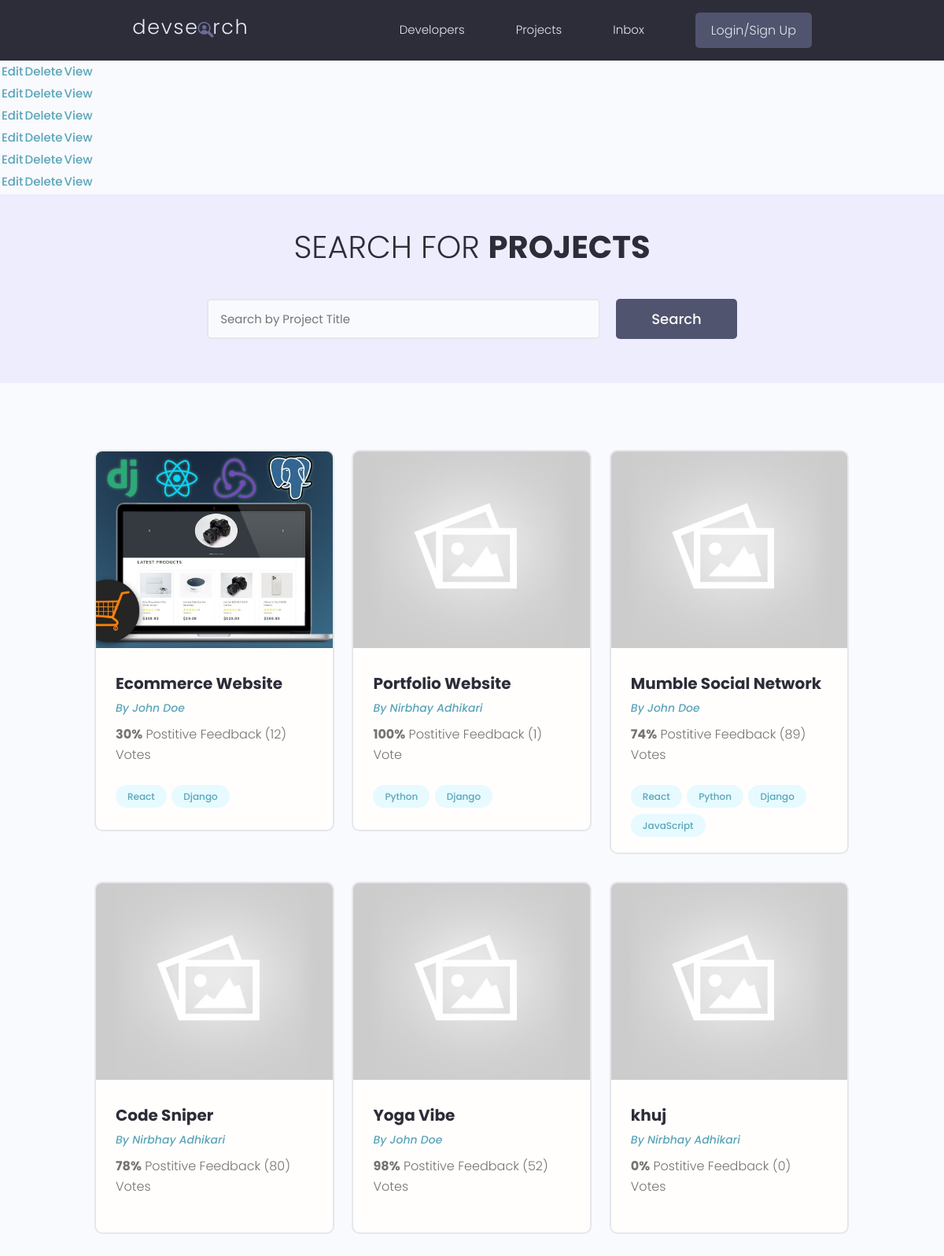
/projects/, run on the app's committed database.
### projects/models.py (models this page shows, shortened)
class Project(models.Model):
    owner= models.ForeignKey(Profile, null=True, blank=True, on_delete=models.SET_NULL )
    title= models.CharField(max_length=200)
    description= models.TextField(null=True, blank=True)
    featured_image= models.ImageField(null=True, blank=True, default='default.jpg')
    demo_link= models.CharField(max_length=2000, null=True, blank=True)
    source_link= models.CharField(max_length=2000, null=True, blank=True)
    tags=models.ManyToManyField('Tag', blank=True)
    vote_total= models.IntegerField(default=0, null=True, blank=True)
    vote_ratio=models.IntegerField(default=0, null=True, blank=True)
    created= models.DateTimeField(auto_now_add=True)
    id= models.UUIDField(default=uuid.uuid4, unique=True, primary_key=True, editable=False)

class Tag(models.Model):
    name= models.CharField(max_length=200)
    created= models.DateTimeField(auto_now_add=True)
    id= models.UUIDField(default=uuid.uuid4, unique=True,
                        primary_key=True, editable=False)
    def __str__(self):
        return self.name

### users/models.py (models this page shows, shortened)
class Profile(models.Model):
    user= models.OneToOneField(User, on_delete=models.CASCADE, null=True, blank=True)
    name= models.CharField(max_length=200, blank=True, null=True)
    email= models.EmailField(max_length=500, blank=True, null=True)
    username= models.CharField(max_length=200, blank=True, null=True)
    location= models.CharField(max_length=200, blank=True, null=True)
    short_intro=models.CharField(max_length=200, blank=True, null=True)
    bio=models.TextField(blank=True, null=True)
    profile_image=models.ImageField(null=True, blank=True, upload_to= 'profiles/', default='profiles/user-default.png')
    social_github= models.CharField(max_length=200, blank=True, null=True)
    social_twitter= models.CharField(max_length=200, blank=True, null=True)
    social_linkedin= models.CharField(max_length=200, blank=True, null=True)
    social_youtube= models.CharField(max_length=200, blank=True, null=True)
    social_website= models.CharField(max_length=200, blank=True, null=True)
    created= models.DateTimeField(auto_now_add=True)
    id= models.UUIDField(default=uuid.uuid4, unique=True, primary_key=True, editable=False)

### projects/views.py (the view)
# urls.py: path('projects/', include('projects.urls')),
def projects(request):
    projects= Project.objects.all()
    context={'projects':projects}
    return render(request, 'projects/projects.html',context)

### projects/templates/projects/projects.html (shortened to what this page needs)
{% extends 'main.html' %}
{% block content %}
<table>
    {% for project in projects %}
    <tr>
        <td><a href="{% url 'update-project' project.id %}">Edit</a></td>
        <td><a href="{% url 'delete-project' project.id%}">Delete</a></td>
        <td><a href="{% url 'project' project.id %}">View</a></td>
    </tr>
    {% endfor %}
</table>
<main class="projects">
    <section class="hero-section text-center">
        <div class="container container--narrow">
            <div class="hero-section__box">
                <h2>Search for <span>Projects</span></h2>
            </div>
            <div class="hero-section__search">
                <form class="form" action="#" method="get">
                    <div class="form__field">
                        <input class="input input--text" id="formInput#search" type="text" name="text"
                            placeholder="Search by Project Title" />
                    </div>
                    <input class="btn btn--sub btn--lg" type="submit" value="Search" />
                </form>
            </div>
        </div>
    </section>
    <section class="projectsList">
        <div class="container">
            <div class="grid grid--three">
                {% for project in projects %}
                <div class="column">
                    <div class="card project">
                        <a href="{% url 'project' project.id %}" class="project">
                            <img class="project__thumbnail" src="{{project.featured_image.url}}" alt="project thumbnail" />
                            <div class="card__body">
                                <h3 class="project__title">{{project.title}}</h3>
                                <p><a class="project__author" href="{% url 'user-profile' project.owner.id %}">By {{project.owner.name}}</a></p>
                                <p class="project--rating">
                                    <span style="font-weight: bold;">{{project.vote_ratio}}%</span> Postitive
                                    Feedback ({{project.vote_total}})  Vote{{project.vote_total|pluralize:"s"}}
                                </p>
                                <div class="project__tags">
                                    {% for tag in project.tags.all %}
                                    <span class="tag tag--pill tag--main">
                                        <small>{{tag}}</small>
                                    </span>
                              {% endfor %}
                                </div>
                            </div>
                        </a>
                    </div>
                </div>
    {% endfor %}
            </div>
        </div>
    </section>
</main>
{% endblock content %}

### static/styles/app.css (style rules this page uses)
:root { --color-sub: #2d2d39; }
.btn--sub { background-color: var(--color-sub-light); }
.card { border: 2px solid var(--color-light); }
img { width: 100%; }
.hero-section { height: 40vh; display: flex; align-items: center; background-color: var(--color-sub); }
.hero-section__box { margin-bottom: 4rem; }
.hero-section__box > h2, .hero-section__box > h2 > span { font-size: 4rem; color: var(--color-light); line-height: 1.3; text-transform: uppercase; }
.hero-section__box > h2 { font-weight: 300; }
.hero-section__box > h2 > span { font-weight: 700; }
.hero-section__search > .form { display: flex; align-items: center; justify-content: center; gap: 2rem; }
.hero-section__search > .form input.input--text { width: 50rem; }
.project__author { font-size: 1.4rem; font-style: italic; }
.project--rating { margin-bottom: 1.6em; margin-top: .5em; }
.projects > .hero-section { background: var(--color-sub-lighter); height: 30vh; }
.projects .hero-section__box { margin-bottom: 2.5rem; }
.projects .hero-section__box > h2 { color: var(--color-sub); }
.projects .hero-section__box > h2 > span { font-weight: 700; color: var(--color-sub); }
.projectsList { margin-top: 8rem; }
.project__thumbnail { height: 25rem; object-fit: cover; object-position: top center; }
.project__title { font-size: 2rem; font-weight: 700; color: var(--color-sub); }

### static/uikit/styles/modules/_variables.css (style rules this page uses)
:root { --color-main: #5aa5b9; --color-main-light: #e6faff; --color-sub: #3f4156; --color-sub-light: #51546e; --color-sub-lighter: #ededfd; --color-text: #737373; --color-gray: #8b8b8b; --color-light: #e5e7eb; --color-light-gray: #767676; --color-bg: #f8fafd; --color-white: #fffefd; --color-white-light: #f3f3f3; --color-success: #359e64; --color-success-bg: #def8e8; --color-error: #fc4b0b; --color-error-bg: #fff2ee; --font-base: 'Poppins', arial, helvetica, 'Segoe UI', roboto, ubuntu, sans-serif; --font-monospace: 'Fira Code', 'Courier New', courier, monospace; --font-regular: 300; --font-medium: 500; --font-bold: 700; --generic-shadow: 1px 1px 5px #00000010; --generic-transition: all 0.3s ease-in-out; }

### static/uikit/styles/modules/_base.css (style rules this page uses)
* { margin: 0; padding: 0; box-sizing: border-box; text-rendering: optimizeLegibility; color: inherit; font-size: inherit; }
html { font-size: 50%; }
@media only screen and (min-width: 480px) { html { font-size: 56.25%; } }
@media only screen and (min-width: 1200px) { html { font-size: 62.5%; } }
body { line-height: 1.6; font-weight: 400; font-size: 1.5rem; color: var(--color-text); background-color: var(--color-bg); min-height: 100vh; }

### static/uikit/styles/modules/_typography.css (style rules this page uses)
* { font-family: var(--font-base); }
h2 { font-size: 3.6rem; font-weight: var(--font-bold); }
h3 { font-size: 3.2rem; font-weight: var(--font-medium); }
p, span, strong { font-size: 1.6rem; color: var(--color-text); font-weight: var(--font-regular); }
a { padding-bottom: 2px; text-decoration: none; display: inline-block; color: var(--color-main); font-weight: var(--font-medium); }

### static/uikit/styles/modules/_utilities.css (style rules this page uses)
.container { width: 92%; max-width: 165rem; margin: 0 auto; box-sizing: border-box; }
.container--narrow { width: 92%; max-width: 120rem; }
@media screen and (min-width: 1000px) { .container { width: 90%; } }
@media screen and (min-width: 1000px) { .container--narrow { width: 85%; } }
@media screen and (min-width: 1200px) { .container { width: 80%; } }
@media screen and (min-width: 1200px) { .container--narrow { width: 72%; } }
.text-center { text-align: center; }

### static/uikit/styles/modules/_button.css (style rules this page uses)
.btn { display: inline-block; position: relative; cursor: pointer; background-color: var(--color-light); font-weight: var(--font-medium); color: var(--color-sub); text-decoration: none; padding: 1rem 2rem; border-radius: 0.5rem; border: none; width: -webkit-fit-content; width: -moz-fit-content; width: fit-content; height: -webkit-fit-content; height: -moz-fit-content; height: fit-content; font-size: 1.6rem; outline-width: 0; outline-color: transparent; -webkit-backface-visibility: hidden; backface-visibility: hidden; transition: all 0.3s ease-in-out; }
.btn--sub { background-color: var(--color-sub); color: var(--color-white); }
.btn--lg { font-size: 1.8rem; padding: 1.2rem 4.5rem; }

### static/uikit/styles/modules/_card.css (style rules this page uses)
.card { border-radius: 1rem; background-color: var(--color-white); border: 1.5px solid var(--color-light); width: auto; height: auto; margin-top: 0.5rem; margin-bottom: 0.5rem; overflow: hidden; }
.card__body, .card__header { padding: 2rem 2.5rem; }

### data on the page
Project: featured_image (picture), title "Ecommerce Website", owner.name "John Doe", vote_ratio "30", vote_total "12"
Project: featured_image (placeholder picture), title "Portfolio Website", owner.name "Nirbhay Adhikari", vote_ratio "100", vote_total "1"
Project: featured_image (placeholder picture), title "Mumble Social Network", owner.name "John Doe", vote_ratio "74", vote_total "89"
Project: featured_image (placeholder picture), title "Code Sniper", owner.name "Nirbhay Adhikari", vote_ratio "78", vote_total "80"
Project: featured_image (placeholder picture), title "Yoga Vibe", owner.name "John Doe", vote_ratio "98", vote_total "52"
Project: featured_image (placeholder picture), title "khuj", owner.name "Nirbhay Adhikari", vote_ratio "0", vote_total "0"
Tag: name "React"
Tag: name "Django"
Tag: name "Python"
Tag: name "JavaScript"
